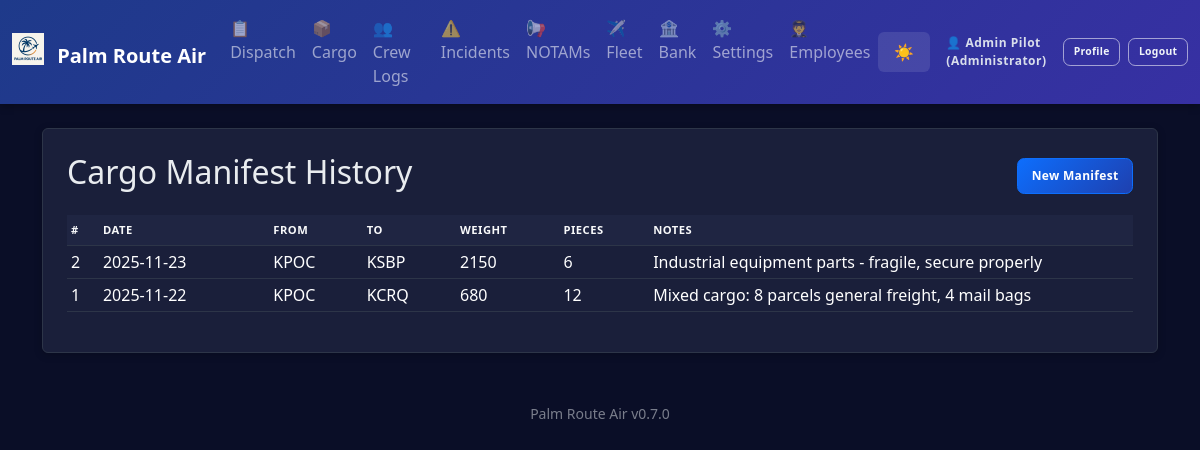
The app's page /cargo/history (signed in), older data.
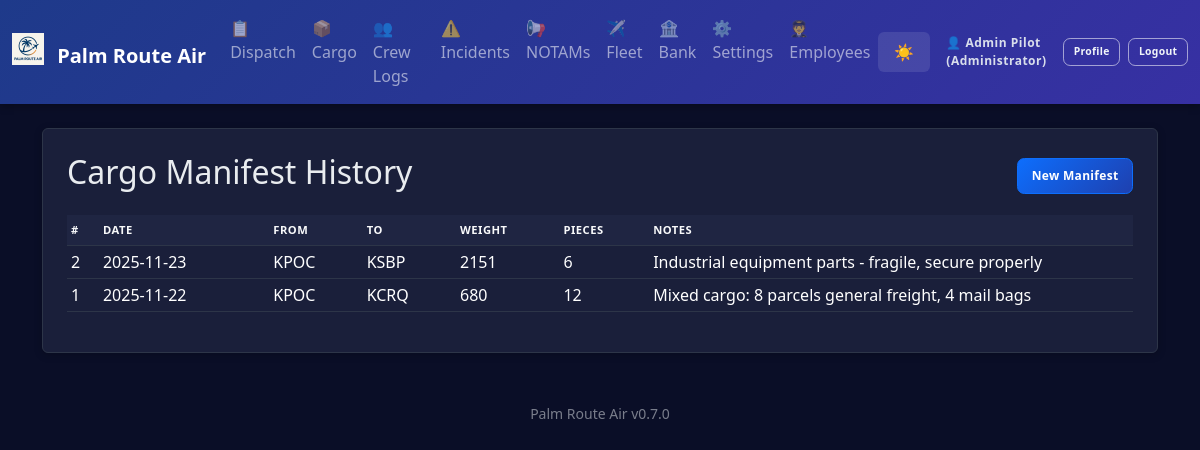
The same page, newer data.
### app.py (models this page shows)
class CargoManifest(db.Model):
    id = db.Column(db.Integer, primary_key=True)
    date = db.Column(db.String(20))
    departure = db.Column(db.String(10))
    arrival = db.Column(db.String(10))
    total_weight = db.Column(db.String(20))
    pieces = db.Column(db.String(10))
    notes = db.Column(db.Text)
    dispatch_release_id = db.Column(db.Integer, db.ForeignKey('dispatch_release.id'))
    signoffs = db.relationship('CargoManifestSignOff', backref='manifest', lazy='dynamic')

### app.py (the view)
@app.route('/cargo/history')
@login_required
def cargo_history():
    manifests = CargoManifest.query.order_by(CargoManifest.id.desc()).all()
    return render_template('cargo_history.html', manifests=manifests)

### app.py (called while the page is built)
def login_required(f):
    @wraps(f)
    def wrapper(*args, **kwargs):
        if not session.get('employee_id'):
            flash('Login required.', 'error')
            return redirect(url_for('login'))
        return f(*args, **kwargs)
    return wrapper

@app.before_request
def enforce_login_globally():
    public_endpoints = {'login', 'logout', 'static'}
    if request.endpoint in public_endpoints or request.endpoint is None:
        return
    if not session.get('employee_id'):
        return redirect(url_for('login'))

@app.context_processor
def inject_settings():
    try:
        settings = AppSettings.query.first()
        if not settings:
            settings = AppSettings(company_name='Palm Route Air')
    except:
        settings = None
    current_employee = None
    if session.get('employee_id'):
        current_employee = Employee.query.get(session['employee_id'])
    return dict(app_settings=settings, app_version=APP_VERSION, current_employee=current_employee)

### templates/cargo_history.html
{% extends 'base.html' %}
{% block content %}
<div class="p-4 bg-white rounded shadow-sm">
  <div class="d-flex justify-content-between align-items-center mb-3">
    <h2>Cargo Manifest History</h2>
    <a href="{{ url_for('cargo') }}" class="btn btn-primary">New Manifest</a>
  </div>
  {% if manifests %}
  <div class="table-responsive">
    <table class="table table-sm table-hover align-middle">
      <thead class="pra-thead">
        <tr>
          <th>#</th>
          <th>Date</th>
          <th>From</th>
          <th>To</th>
          <th>Weight</th>
          <th>Pieces</th>
          <th>Notes</th>
        </tr>
      </thead>
      <tbody>
        {% for m in manifests %}
        <tr class="clickable-row" onclick="window.location='{{ url_for('cargo_detail', id=m.id) }}'">
          <td>{{ m.id }}</td>
          <td>{{ m.date }}</td>
          <td>{{ m.departure }}</td>
          <td>{{ m.arrival }}</td>
          <td>{{ m.total_weight }}</td>
          <td>{{ m.pieces }}</td>
          <td style="max-width: 260px; white-space: nowrap; overflow: hidden; text-overflow: ellipsis;">{{ m.notes }}</td>
        </tr>
        {% endfor %}
      </tbody>
    </table>
  </div>
  {% else %}
  <p class="text-muted">No cargo manifests saved yet.</p>
  {% endif %}
</div>
{% endblock %}

Row changes from the older to the newer data that the page shows:
changed CargoManifest "KSBP": total_weight "2150" → "2151"
